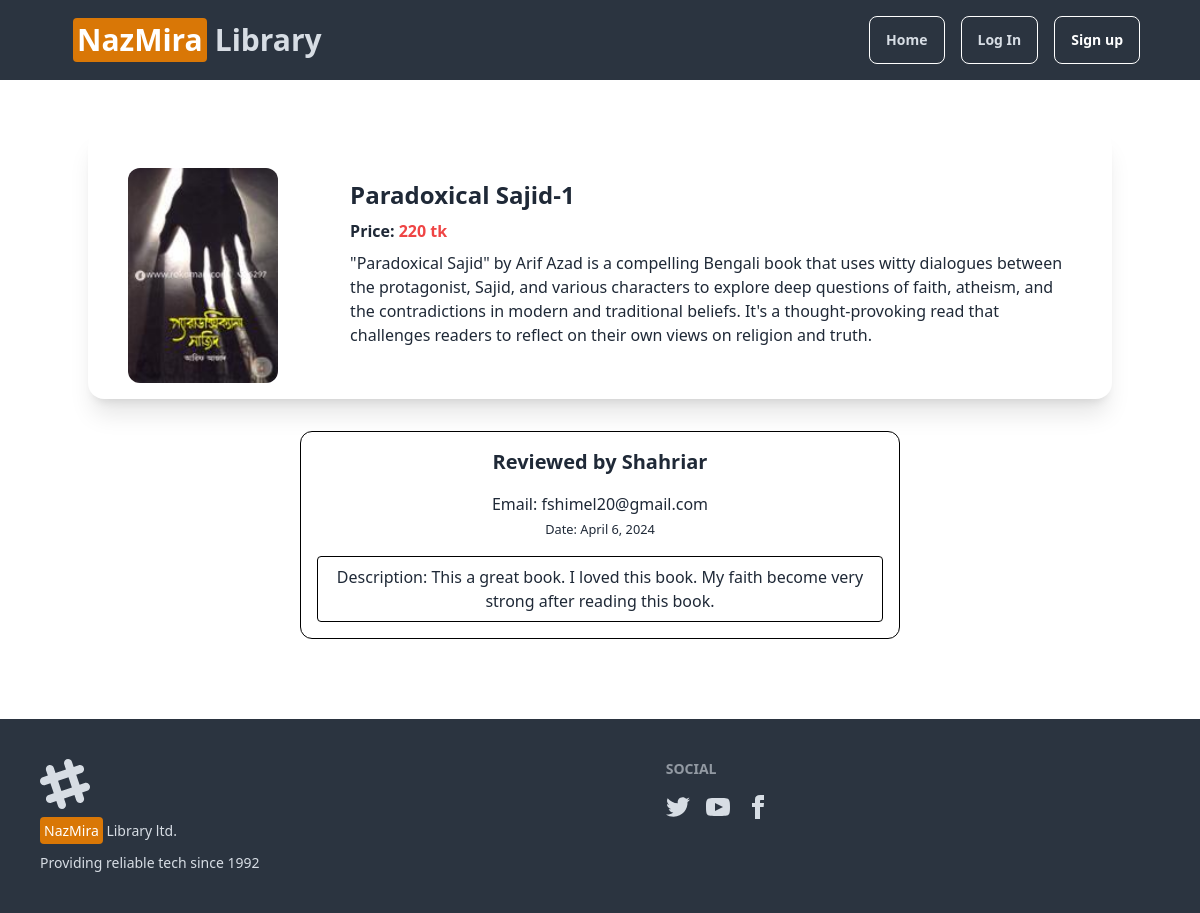
Page /details/2/ on the committed database.
### books/models.py (models this page shows, shortened)
class BookClass(models.Model):
    title = models.CharField(max_length=100)
    description = models.TextField()
    price = models.IntegerField()
    category = models.ForeignKey(CategoryClass, on_delete=models.CASCADE)
    picture = models.ImageField(upload_to='books/media/uploads', null=True, blank=True)

### reviews/models.py (models this page shows)
class ReviewModel(models.Model):
    name = models.CharField(max_length=100)
    email = models.EmailField()
    comment = models.TextField()
    date = models.DateField(auto_now_add=True, null=True, blank=True)
    book = models.ForeignKey(BookClass, related_name='reviews', on_delete=models.CASCADE)
    def __str__(self):
        return f"Reviewed by {self.name}"

### core/views.py (the view, shortened to what this page needs)
# urls.py: path('details/<int:pk>/', views.detailsShow, name='details'),
def detailsShow(request, pk):
    book = models.BookClass.objects.get(id=pk)
    users = borrowings.models.BorrowingClass.objects.filter(book=book)
    reviews = ReviewModel.objects.filter(book=book)
    bought = False
    form = ""
    if request.user.is_authenticated:
        for user in users:
            if user.account == request.user.account:
                bought = True
    if bought == True:
        form = ReviewForm()
    return render(request, 'core/detailspage.html', {'book' : book, 'form': form, 'reviews': reviews, 'bought': bought})

### core/templates/core/detailspage.html (shortened to what this page needs)
{% extends "base.html" %}
{% load crispy_forms_tags %}
{% block content %}
<div class="container mx-auto">
  <div class="card card-side bg-base-100 shadow-xl">
    <figure class="px-10 pt-10 w-[60%] p-4">
      <img src="{{book.picture.url}}" alt="loading.." class="rounded-xl" />
    </figure>
    <div class="card-body justify-center">
      <h2 class="card-title text-2xl font-bold"> {{book.title}} </h2>
            <h2 class="font-bold">Price: <span class="text-red-500">{{book.price}} tk</span> </h2>
            <h2> {{book.description}} </h2>
    </div>
  </div>
</div>
<div class="flex flex-col gap-4 justify-center items-center my-8">
  {% for comment in reviews %}
    <div class="text-center border border-black rounded-xl space-y-4 p-4 w-[50%]">
      <h1 class="text-xl font-bold"> {{comment}} </h1>
      <h1> Email: {{comment.email}} </h1>
      <small>Date: {{comment.date}} </small>
      <h1 class="border border-black rounded p-2">Description: {{comment.comment}} </h1>
    </div>
  {% endfor %}
</div>
{% endblock content %}

### rows in the picture
BookClass: picture (picture), title "Paradoxical Sajid-1", price "220", description "\"Paradoxical Sajid\" by Arif Azad is a compelling Bengali book that uses witty dialogues between the protagonist, Sajid, and various characters to explore deep questions of faith, atheism, and the contradictions in modern and traditional beliefs. It's a thought-provoking read that challenges readers to reflect on their own views on religion and truth."
ReviewModel: name "Reviewed by Shahriar", email "fshimel20@gmail.com", date "April 6, 2024", comment "This a great book. I loved this book. My faith become very strong after reading this book."
